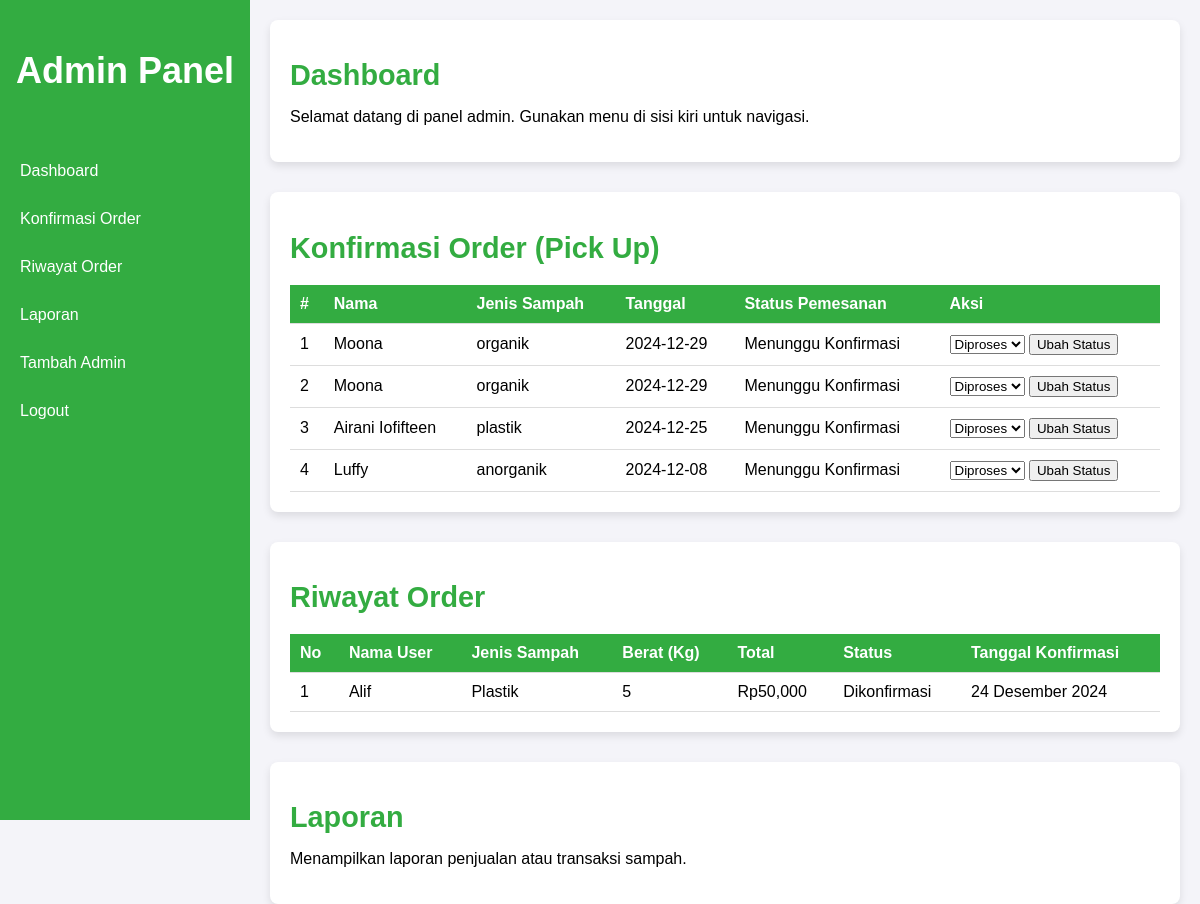
/admin/admin_dashboard.php, run on the app's committed database.
### tables this page shows
CREATE TABLE `tb_order` (
  `id` int(11) NOT NULL,
  `id_user` int(11) NOT NULL,
  `nama` varchar(30) DEFAULT NULL,
  `jenis_sampah` varchar(50) DEFAULT NULL,
  `subjenis_sampah` text DEFAULT NULL,
  `berat_sampah` decimal(5,2) DEFAULT NULL,
  `nomor_telepon` varchar(20) DEFAULT NULL,
  `foto_sampah` longblob DEFAULT NULL,
  `foto_type` varchar(50) DEFAULT NULL,
  `alamat` text DEFAULT NULL,
  `patokan_rumah` varchar(100) DEFAULT NULL,
  `latitude` decimal(10,8) DEFAULT NULL,
  `longitude` decimal(11,8) DEFAULT NULL,
  `tanggal_pengambilan` date DEFAULT NULL,
  `jam_mulai` time DEFAULT NULL,
  `jam_akhir` time DEFAULT NULL,
  `pesan` text DEFAULT NULL,
  `status` varchar(50) DEFAULT 'Menunggu Konfirmasi'
);

### admin/admin_dashboard.php (the view, shortened to what this page needs)
<?php
$host = "localhost";
$username = "root";
$password = "";
$dbname = "ourecycle";
$conn = new mysqli($host, $username, $password, $dbname);
$sql = "SELECT * FROM tb_order ORDER BY tanggal_pengambilan DESC";
$result = $conn->query($sql);
?>
<!DOCTYPE html>
<html lang="en">
    <head>
        <link rel="stylesheet" href="../css/admin-style.css">
    </head>
    <body>
        <div class="admin-container">
            <div class="sidebar">
                <div class="sidebar-header">
                    <h2>Admin Panel</h2>
                </div>
                <ul class="menu">
                    <li><a href="#dashboard">Dashboard</a></li>
                    <li><a href="#orders">Konfirmasi Order</a></li>
                    <li><a href="#history">Riwayat Order</a></li>
                    <li><a href="#reports">Laporan</a></li>
                    <li><a href="tambah_admin.php">Tambah Admin</a></li>
                    <li><a href="proses/admin_logout.php">Logout</a></li>
                </ul>
            </div>
            <div class="main-content">
                <div id="dashboard" class="content-section">
                    <h1>Dashboard</h1>
                    <p>Selamat datang di panel admin. Gunakan menu di sisi kiri untuk navigasi.</p>
                </div>
                <div id="orders" class="content-section">
                    <h1>Konfirmasi Order (Pick Up)</h1>
                    <table class="table table-striped">
                        <thead>
                            <tr>
                                <th>#</th>
                                <th>Nama</th>
                                <th>Jenis Sampah</th>
                                <th>Tanggal</th>
                                <th>Status Pemesanan</th>
                                <th>Aksi</th>
                            </tr>
                        </thead>
                        <tbody>
                            <?php if ($result->num_rows > 0): ?>
                            <?php $i = 1; while ($row = $result->fetch_assoc()): ?>
                            <tr>
                                <td><?= $i++; ?></td>
                                <td><?= htmlspecialchars($row['nama']); ?></td>
                                <td><?= htmlspecialchars($row['jenis_sampah']); ?></td>
                                <td><?= htmlspecialchars($row['tanggal_pengambilan']); ?></td>
                                <td><?= htmlspecialchars($row['status']); ?></td>
                                <td>
                                    <form action="update_status.php" method="POST" class="d-inline">
                                        <select name="status" class="form-control form-control-sm mb-2">
                                            <option value="Diproses"
                                                <?= $row['status'] == "Diproses" ? "selected" : ""; ?>>Diproses</option>
                                        </select>
                                        <button type="submit" class="btn btn-success btn-sm">Ubah Status</button>
                                    </form>
                                </td>
                            </tr>
                            <?php endwhile; ?>
                            <?php else: ?>
                            <tr>
                                <td colspan="6" class="text-center">Tidak ada data.</td>
                            </tr>
                            <?php endif; ?>
                        </tbody>
                    </table>
                </div>
                <div id="history" class="content-section">
                    <h1>Riwayat Order</h1>
                    <table>
                        <thead>
                            <tr>
                                <th>No</th>
                                <th>Nama User</th>
                                <th>Jenis Sampah</th>
                                <th>Berat (Kg)</th>
                                <th>Total</th>
                                <th>Status</th>
                                <th>Tanggal Konfirmasi</th>
                            </tr>
                        </thead>
                        <tbody>
                            <tr>
                                <td>1</td>
                                <td>Alif</td>
                                <td>Plastik</td>
                                <td>5</td>
                                <td>Rp50,000</td>
                                <td>Dikonfirmasi</td>
                                <td>24 Desember 2024</td>
                            </tr>
                        </tbody>
                    </table>
                </div>
                <div id="reports" class="content-section">
                    <h1>Laporan</h1>
                    <p>Menampilkan laporan penjualan atau transaksi sampah.</p>
                </div>
            </div>
        </div>
    </body>
</html>

### css/admin-style.css (style rules this page uses)
body { margin: 0; font-family: Arial, sans-serif; display: flex; height: 100vh; background-color: #f4f4f9; }
.admin-container { display: flex; width: 100%; }
.sidebar { background-color: #33ac41; width: 250px; height: 100vh; color: #fff; position: fixed; display: flex; flex-direction: column; padding-top: 20px; }
.sidebar-header { text-align: center; font-size: 1.5rem; font-weight: bold; margin-bottom: 20px; }
.menu { list-style-type: none; padding: 0; margin: 0; }
.menu li { margin: 10px 0; }
.menu a { text-decoration: none; color: #fff; display: block; padding: 10px 20px; transition: background-color 0.3s; }
.main-content { margin-left: 250px; padding: 20px; width: 100%; }
.content-section { margin-bottom: 30px; padding: 20px; background-color: #fff; border-radius: 8px; box-shadow: 0px 4px 8px rgba(0, 0, 0, 0.1); }
h1 { font-size: 1.8rem; color: #33ac41; margin-bottom: 15px; }
table { width: 100%; border-collapse: collapse; margin-top: 20px; }
table th, table td { padding: 10px; text-align: left; border-bottom: 1px solid #ddd; }
table th { background-color: #33ac41; color: #fff; }

### data on the page
tb_order: nama "Moona", jenis_sampah "organik", tanggal_pengambilan "2024-12-29", status "Menunggu Konfirmasi"
tb_order: nama "Moona", jenis_sampah "organik", tanggal_pengambilan "2024-12-29", status "Menunggu Konfirmasi"
tb_order: nama "Airani Iofifteen", jenis_sampah "plastik", tanggal_pengambilan "2024-12-25", status "Menunggu Konfirmasi"
tb_order: nama "Luffy", jenis_sampah "anorganik", tanggal_pengambilan "2024-12-08", status "Menunggu Konfirmasi"
